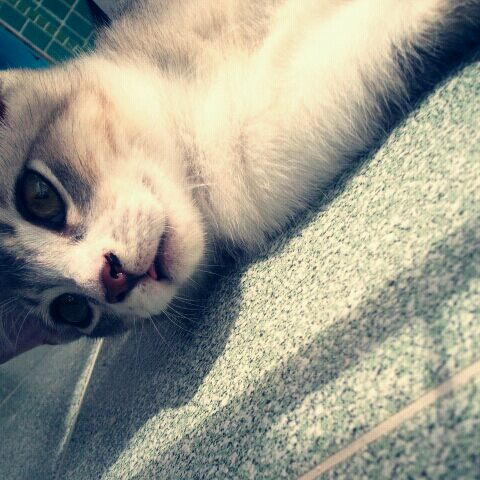
#> input picture CodeReferences/Python/cnn_study_day5/day4/images/cat.jpg, 480 x 480 px, given in place of the camera
$ python 17_diff_camera.py
#> lines starting #> are read from the running program, lines starting #| are printed output that depends on the picture; after the words box and inside, x2 and y2 are one past the last pixel; in counts of white or black regions, pixels touching at a corner belong together
import cv2

cap = cv2.VideoCapture(0)
img_last = None # 이전 프레임을 저장해둘 변수
green = (0, 255, 0)

while True:
    # 이미지 추출하기
    _, frame = cap.read()
#> frame is the input picture: shape (480, 480, 3); mean B, G, R 140.2, 154, 154
    frame = cv2.resize(frame, (500, 300))
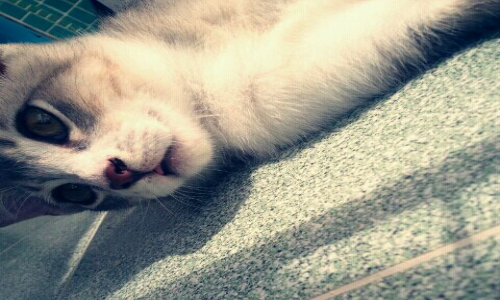
#> frame: shape (300, 500, 3); mean B, G, R 140.1, 153.9, 153.9
    # 흑백 이미지로 변환하기
    gray = cv2.cvtColor(frame, cv2.COLOR_BGR2GRAY)
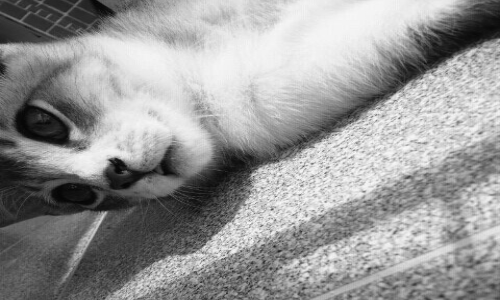
#> gray: shape (300, 500); min 4, max 250, mean 152.3
    gray = cv2.GaussianBlur(gray, (9, 9), 0)
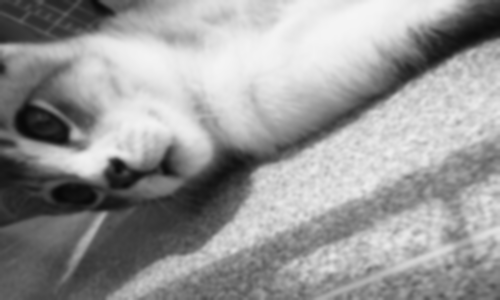
#> gray: shape (300, 500); min 7, max 245, mean 152.3
    img_b = cv2.threshold(gray, 100, 255, cv2.THRESH_BINARY)[1]
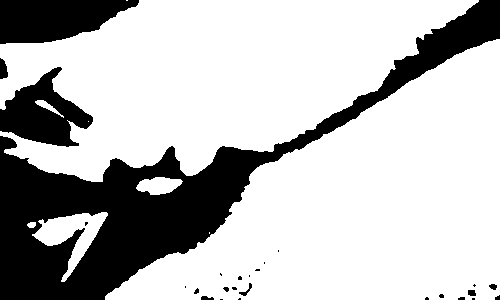
#> img_b: shape (300, 500); 74% white; 27 black regions (17 under 20 px), largest, box (x1, y1, x2, y2) and area: (0, 0, 500, 300) 30194, (0, 0, 139, 44) 4465, (0, 67, 93, 147) 3850
    # 차이 확인하기
    if img_last is None:
        img_last = img_b
        continue
    frame_diff = cv2.absdiff(img_last, img_b) # --- #이미지의 차이를 확인할 때 사용한다.
    cnts, hierarchy = cv2.findContours(frame_diff.copy(), cv2.RETR_LIST, cv2.CHAIN_APPROX_SIMPLE)
    # 차이가 있는 부분 출력하기
    for pt in cnts:
        x, y, w, h = cv2.boundingRect(pt)
        if w < 30: continue # 작은 변경은 무시하기
        cv2.rectangle(frame, (x, y), (x+w, y+h), green, 2)
    # 프레임을 변수에 저장해두기
    img_last = img_b
    # 화면에 출력하기
    cv2.imshow("Diff Camera", frame)
    cv2.imshow("diff data", frame_diff)
    if cv2.waitKey(1) == 13: break
cap.release()
cv2.destroyAllWindows()

$ run again, on CodeReferences/Python/cnn_study_day5/day4/images/family.jpg
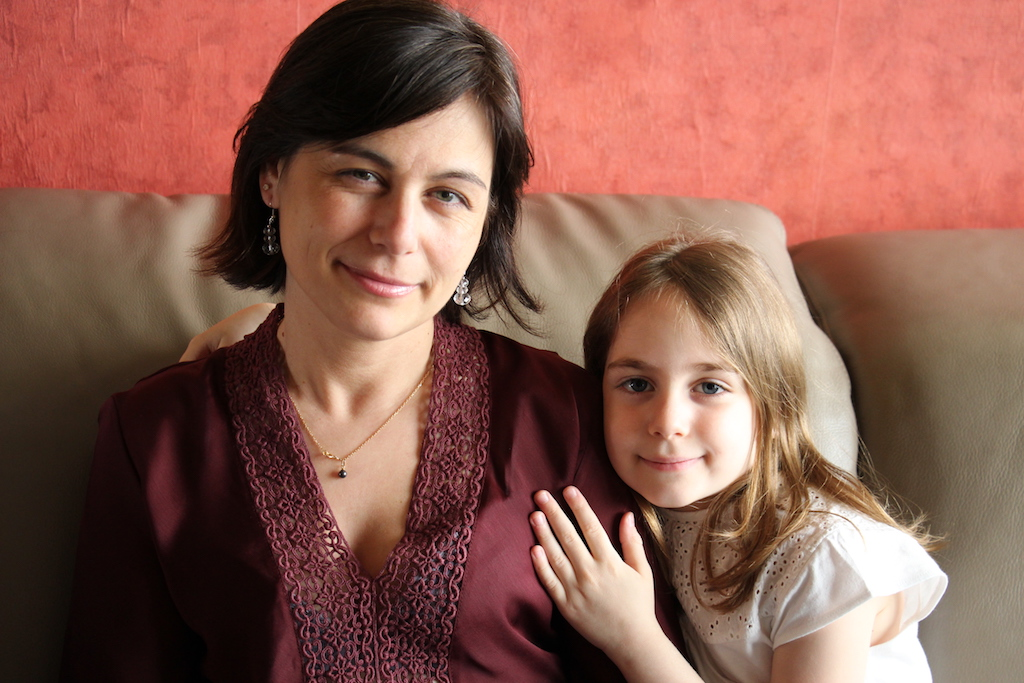
#> input picture CodeReferences/Python/cnn_study_day5/day4/images/family.jpg, 1024 x 683 px, given in place of the camera
#> frame is the input picture: shape (683, 1024, 3); mean B, G, R 81.1, 93.8, 140
#> frame: shape (300, 500, 3)
#> `gray = cv2.GaussianBlur(gray, (9, 9), 0)`:
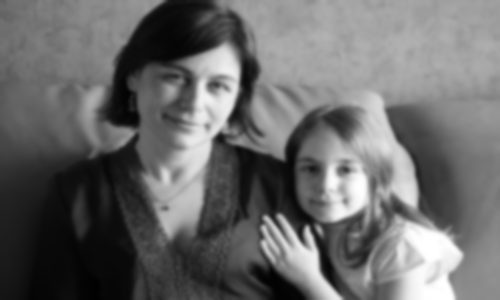
#> gray: shape (300, 500); min 1, max 255, mean 106
#> `img_b = cv2.threshold(gray, 100, 255, cv2.THRESH_BINARY)[1]`:
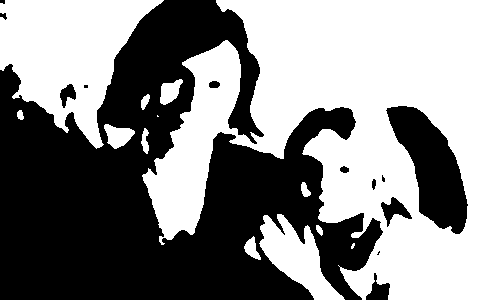
#> img_b: shape (300, 500); 53.8% white; 13 black regions (4 under 20 px), largest, box (x1, y1, x2, y2) and area: (0, 0, 383, 300) 62771, (386, 106, 468, 234) 5308, (381, 197, 412, 227) 391

$ run again, on CodeReferences/Python/cnn_study_day5/day4/images/flower.jpg
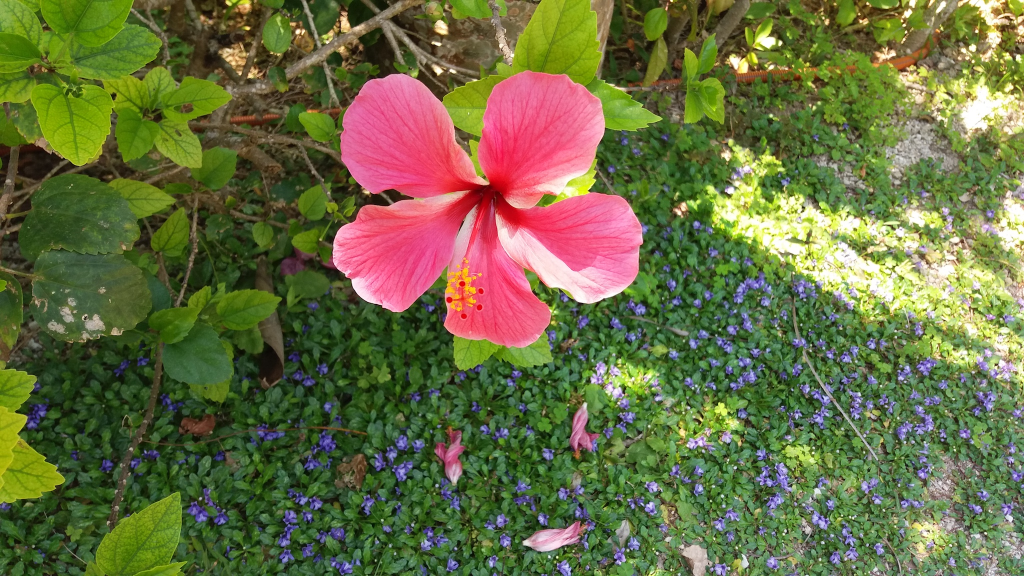
#> input picture CodeReferences/Python/cnn_study_day5/day4/images/flower.jpg, 2048 x 1152 px, given in place of the camera (shown at 1/2 size)
#> frame is the input picture: shape (1152, 2048, 3); mean B, G, R 66.5, 109.1, 105.6
#> frame: shape (300, 500, 3)
#> `gray = cv2.GaussianBlur(gray, (9, 9), 0)`:
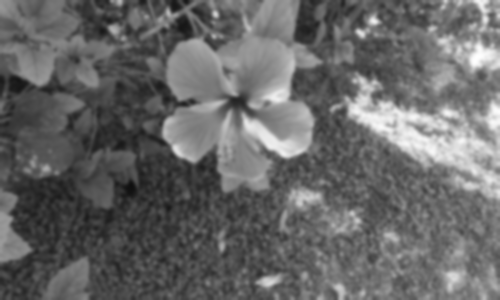
#> gray: shape (300, 500); min 15, max 254, mean 103.1
#> `img_b = cv2.threshold(gray, 100, 255, cv2.THRESH_BINARY)[1]`:
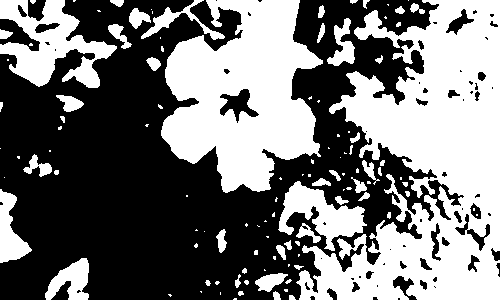
#> img_b: shape (300, 500); 46% white; 113 white regions (62 under 20 px), largest, box (x1, y1, x2, y2) and area: (296, 0, 500, 300) 34064, (161, 0, 323, 193) 19688, (0, 0, 117, 88) 4916

$ run again, on CodeReferences/Python/cnn_study_day5/day4/images/girl.jpg
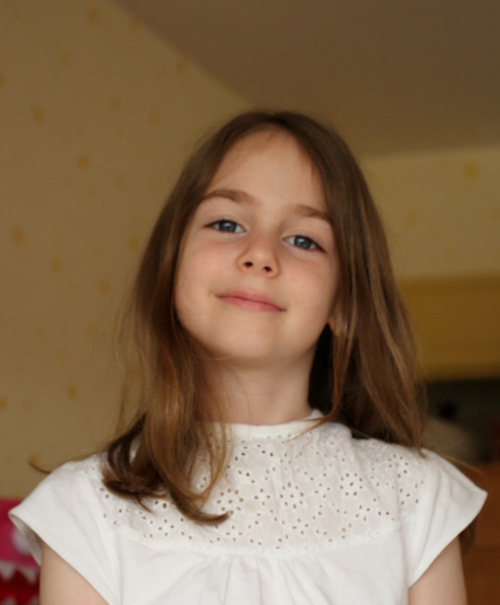
#> input picture CodeReferences/Python/cnn_study_day5/day4/images/girl.jpg, 1000 x 1209 px, given in place of the camera (shown at 1/2 size)
#> frame is the input picture: shape (1209, 1000, 3); mean B, G, R 79.7, 106.6, 132.2
#> frame: shape (300, 500, 3)
#> `gray = cv2.cvtColor(frame, cv2.COLOR_BGR2GRAY)`:
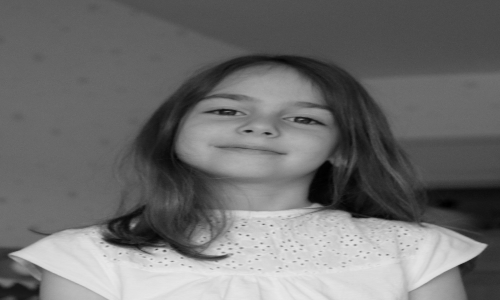
#> gray: shape (300, 500); min 0, max 234, mean 111.1
#> `img_b = cv2.threshold(gray, 100, 255, cv2.THRESH_BINARY)[1]`:
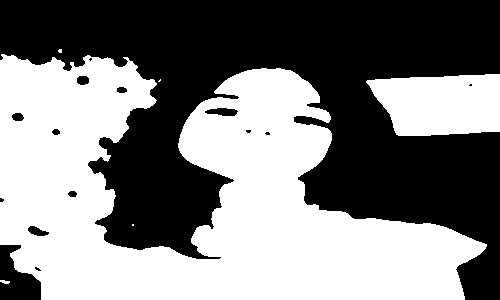
#> img_b: shape (300, 500); 50% white; 15 black regions (6 under 20 px), largest, box (x1, y1, x2, y2) and area: (0, 0, 500, 300) 72809, (0, 245, 41, 300) 1440, (205, 108, 238, 116) 191
